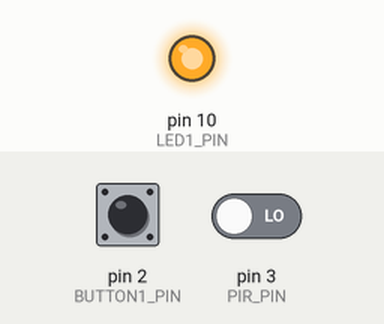
A program run on a simulated Arduino Micro, built with avr-gcc and run on an emulated ATmega32U4. Parts: output pins drawn as LEDs (lit = HIGH). Dashed ring = blinking. The test bench sets the inputs (shaded band); at power-on: pin 2 (BUTTON1_PIN) HIGH, pin 3 (PIR_PIN) LOW.

Above: at 1.2 s.
1.3 s: pin 2 (BUTTON1_PIN) pulled LOW for 0.15 s
At 1.4 s:
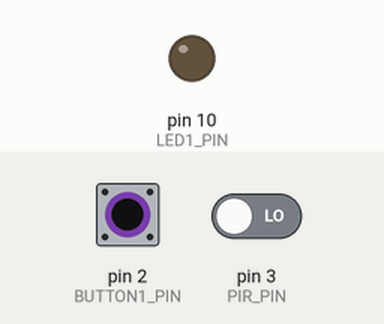
4.3 s: pin 3 (PIR_PIN) driven HIGH
At 4.45 s:
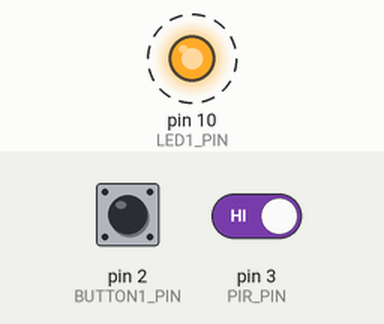
Timing chart, 0 to 13.3 s (numbered marks = the images above; inputs shaded):
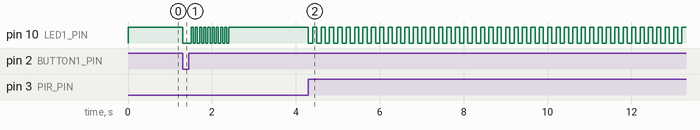

Measured:
- after the input at 1.3 s, pin 10 (LED1_PIN): HIGH → LOW at once, then repeats every 0.10 s: HIGH 0.05 s, LOW 0.05 s, until it stays HIGH from 2.4 s
- after the input at 4.3 s, pin 10 (LED1_PIN): alternates HIGH for 0.10 s and LOW for 0.10 s, starting at once

The program:

main.cpp
```cpp
#include <Arduino.h>
#include <Keyboard.h>
#include <Bounce2.h>
#include <jled.h>


//// DEFINITIONS

// INPUTS
#define BUTTON1_PIN 2
#define PIR_PIN 3

// OUTPUTS
#define LED1_PIN 10

// OBJECTS
Bounce2::Button button1 = Bounce2::Button();
JLed led1 = JLed(LED1_PIN).LowActive();

// FUNCTIONS
void Update(){
  button1.update();
  led1.Update();
  Keyboard.releaseAll();
}

void activateScreen(){
  Keyboard.write(KEY_SCROLL_LOCK);
}

void rebootSystem(){
  //trigger Keyboard Shortcut CTRL + ALT + r
  Keyboard.press(KEY_LEFT_CTRL);
  Keyboard.press(KEY_LEFT_ALT);
  Keyboard.press('r');
}


void setup() {
  // BUTTON1
  button1.attach(BUTTON1_PIN, INPUT_PULLUP);
  button1.setPressedState(LOW);
  button1.interval(5);

  // PIR
  pinMode(PIR_PIN, INPUT);

  // LED1
  led1.Off(); //LowActive LED
}

void loop()
{
  Update();

  if(button1.isPressed()){
    led1.On();
  }

  // BUTTON LONG

  if(button1.isPressed() && button1.currentDuration() > 5000){
    led1.Blink(500,500).Repeat(40);
    rebootSystem();
    while (led1.IsRunning()) //Warte bis alle Blinktakte abgelaufen sind (Dauer des Reboots)
    {
      Update();
    }

  }

  // BUTTON SHORT

  if (button1.released() && button1.previousDuration() < 1000) {
    activateScreen();
    led1.Blink(50,50).Repeat(10);
  }

  // PIR SENSOR

  if(digitalRead(PIR_PIN) && !led1.IsRunning()){
    activateScreen();
    led1.Blink(100,100).Repeat(15);
  }

}
```
